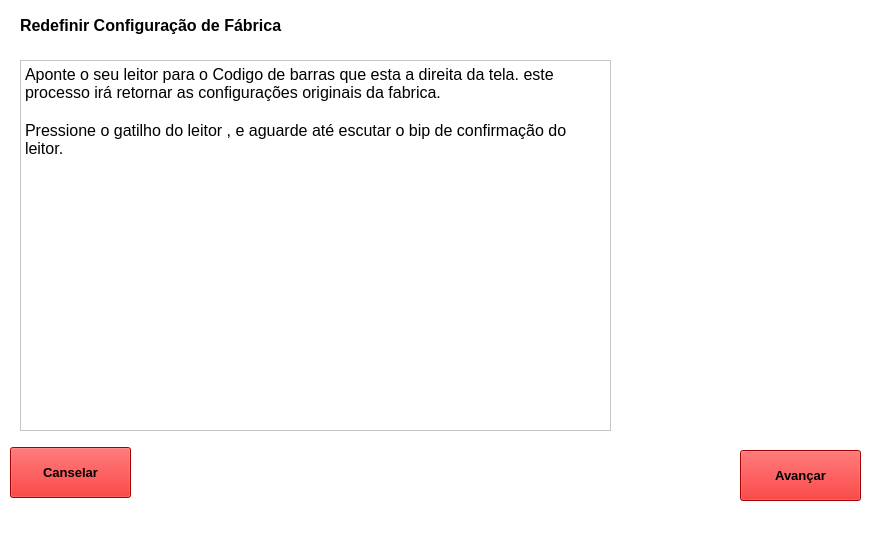
<?xml version="1.0" encoding="UTF-8"?>
<ui version="4.0">
 <class>MainWindow</class>
 <widget class="QMainWindow" name="MainWindow">
  <property name="geometry">
   <rect>
    <x>0</x>
    <y>0</y>
    <width>882</width>
    <height>556</height>
   </rect>
  </property>
  <property name="windowTitle">
   <string>MainWindow</string>
  </property>
  <property name="styleSheet">
   <string notr="true">background-color: rgb(255, 255, 255);</string>
  </property>
  <widget class="QWidget" name="centralwidget">
   <widget class="QPushButton" name="pushButton_2">
    <property name="geometry">
     <rect>
      <x>740</x>
      <y>450</y>
      <width>121</width>
      <height>51</height>
     </rect>
    </property>
    <property name="font">
     <font>
      <pointsize>10</pointsize>
      <weight>75</weight>
      <bold>true</bold>
     </font>
    </property>
    <property name="styleSheet">
     <string notr="true">background-color: rgb(234, 0, 0);</string>
    </property>
    <property name="text">
     <string>Avançar</string>
    </property>
   </widget>
   <widget class="QLabel" name="label">
    <property name="geometry">
     <rect>
      <x>640</x>
      <y>70</y>
      <width>221</width>
      <height>181</height>
     </rect>
    </property>
    <property name="styleSheet">
     <string notr="true">image: url(:/ZEBRA/Zebra/Reset.jpg);</string>
    </property>
    <property name="text">
     <string>&lt;html&gt;&lt;head/&gt;&lt;body&gt;&lt;p&gt;&lt;br/&gt;&lt;/p&gt;&lt;/body&gt;&lt;/html&gt;</string>
    </property>
   </widget>
   <widget class="QTextBrowser" name="textBrowser">
    <property name="geometry">
     <rect>
      <x>20</x>
      <y>60</y>
      <width>591</width>
      <height>371</height>
     </rect>
    </property>
    <property name="html">
     <string>&lt;!DOCTYPE HTML PUBLIC &quot;-//W3C//DTD HTML 4.0//EN&quot; &quot;http://www.w3.org/TR/REC-html40/strict.dtd&quot;&gt;
&lt;html&gt;&lt;head&gt;&lt;meta name=&quot;qrichtext&quot; content=&quot;1&quot; /&gt;&lt;style type=&quot;text/css&quot;&gt;
p, li { white-space: pre-wrap; }
&lt;/style&gt;&lt;/head&gt;&lt;body style=&quot; font-family:'MS Shell Dlg 2'; font-size:7.8pt; font-weight:400; font-style:normal;&quot;&gt;
&lt;p style=&quot; margin-top:0px; margin-bottom:0px; margin-left:0px; margin-right:0px; -qt-block-indent:0; text-indent:0px;&quot;&gt;&lt;span style=&quot; font-size:12pt;&quot;&gt;Aponte o seu leitor para o Codigo de barras que esta a direita da tela. este processo irá retornar as configurações originais da fabrica.&lt;/span&gt;&lt;/p&gt;
&lt;p style=&quot;-qt-paragraph-type:empty; margin-top:0px; margin-bottom:0px; margin-left:0px; margin-right:0px; -qt-block-indent:0; text-indent:0px; font-size:12pt;&quot;&gt;&lt;br /&gt;&lt;/p&gt;
&lt;p style=&quot; margin-top:0px; margin-bottom:0px; margin-left:0px; margin-right:0px; -qt-block-indent:0; text-indent:0px;&quot;&gt;&lt;span style=&quot; font-size:12pt;&quot;&gt;Pressione o gatilho do leitor , e aguarde até escutar o bip de confirmação do leitor.&lt;/span&gt;&lt;/p&gt;
&lt;p style=&quot;-qt-paragraph-type:empty; margin-top:0px; margin-bottom:0px; margin-left:0px; margin-right:0px; -qt-block-indent:0; text-indent:0px;&quot;&gt;&lt;br /&gt;&lt;/p&gt;&lt;/body&gt;&lt;/html&gt;</string>
    </property>
   </widget>
   <widget class="QLabel" name="label_2">
    <property name="geometry">
     <rect>
      <x>20</x>
      <y>10</y>
      <width>441</width>
      <height>31</height>
     </rect>
    </property>
    <property name="text">
     <string>&lt;html&gt;&lt;head/&gt;&lt;body&gt;&lt;p&gt;&lt;span style=&quot; font-size:12pt; font-weight:600;&quot;&gt;Redefinir Configuração de Fábrica&lt;/span&gt;&lt;/p&gt;&lt;/body&gt;&lt;/html&gt;</string>
    </property>
   </widget>
   <widget class="QPushButton" name="pushButton">
    <property name="geometry">
     <rect>
      <x>10</x>
      <y>447</y>
      <width>121</width>
      <height>51</height>
     </rect>
    </property>
    <property name="font">
     <font>
      <pointsize>10</pointsize>
      <weight>75</weight>
      <bold>true</bold>
     </font>
    </property>
    <property name="styleSheet">
     <string notr="true">background-color: rgb(234, 0, 0);</string>
    </property>
    <property name="text">
     <string>Canselar</string>
    </property>
   </widget>
  </widget>
  <widget class="QMenuBar" name="menubar">
   <property name="geometry">
    <rect>
     <x>0</x>
     <y>0</y>
     <width>882</width>
     <height>26</height>
    </rect>
   </property>
  </widget>
  <widget class="QStatusBar" name="statusbar"/>
 </widget>
 <resources>
  <include location="logo.qrc"/>
 </resources>
 <connections/>
</ui>
